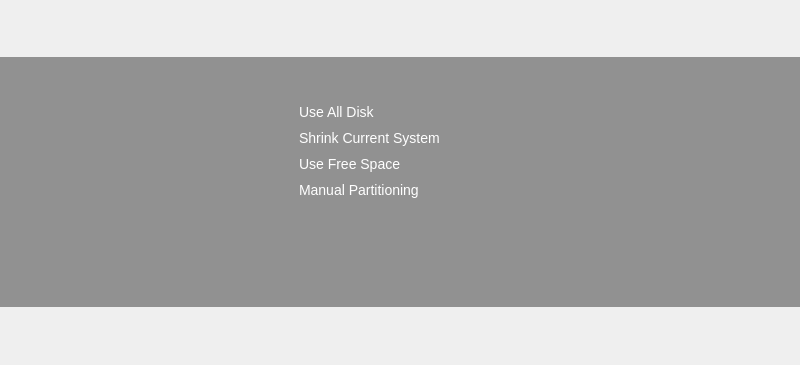
<?xml version="1.0" encoding="UTF-8"?>
<ui version="4.0">
 <class>AutoPartWidget</class>
 <widget class="QWidget" name="AutoPartWidget">
  <property name="geometry">
   <rect>
    <x>0</x>
    <y>0</y>
    <width>800</width>
    <height>365</height>
   </rect>
  </property>
  <property name="windowTitle">
   <string/>
  </property>
  <property name="styleSheet">
   <string notr="true"/>
  </property>
  <layout class="QGridLayout" name="gridLayout_2">
   <property name="horizontalSpacing">
    <number>0</number>
   </property>
   <property name="verticalSpacing">
    <number>30</number>
   </property>
   <property name="margin">
    <number>0</number>
   </property>
   <item row="0" column="0">
    <widget class="QFrame" name="frame">
     <property name="sizePolicy">
      <sizepolicy hsizetype="Expanding" vsizetype="Maximum">
       <horstretch>0</horstretch>
       <verstretch>0</verstretch>
      </sizepolicy>
     </property>
     <property name="minimumSize">
      <size>
       <width>600</width>
       <height>250</height>
      </size>
     </property>
     <property name="maximumSize">
      <size>
       <width>16777215</width>
       <height>250</height>
      </size>
     </property>
     <property name="styleSheet">
      <string notr="true">#frame{
	background-color: rgba(0,0,0,100);
	background-repeat: no-repeat;
}


QListView {
     show-decoration-selected: 1; /* make the selection span the entire width of the view */
 }

 QListView::item{
	border-radius: 2px;
    border:0px;
padding: 5px
}

 QListView::item:selected {
border:0px;
 }
</string>
     </property>
     <property name="frameShape">
      <enum>QFrame::NoFrame</enum>
     </property>
     <property name="frameShadow">
      <enum>QFrame::Plain</enum>
     </property>
     <property name="lineWidth">
      <number>0</number>
     </property>
     <layout class="QGridLayout" name="gridLayout_4">
      <property name="leftMargin">
       <number>0</number>
      </property>
      <property name="topMargin">
       <number>10</number>
      </property>
      <property name="rightMargin">
       <number>0</number>
      </property>
      <property name="bottomMargin">
       <number>10</number>
      </property>
      <property name="horizontalSpacing">
       <number>30</number>
      </property>
      <property name="verticalSpacing">
       <number>0</number>
      </property>
      <item row="0" column="2">
       <layout class="QHBoxLayout" name="horizontalLayout_2">
        <property name="spacing">
         <number>30</number>
        </property>
        <item>
         <widget class="QLabel" name="pix">
          <property name="maximumSize">
           <size>
            <width>230</width>
            <height>16777215</height>
           </size>
          </property>
          <property name="text">
           <string/>
          </property>
          <property name="pixmap">
           <pixmap>:/gui/pics/partitionmanager-big.png</pixmap>
          </property>
          <property name="scaledContents">
           <bool>false</bool>
          </property>
          <property name="wordWrap">
           <bool>false</bool>
          </property>
         </widget>
        </item>
        <item>
         <widget class="QListWidget" name="autopartType">
          <property name="sizePolicy">
           <sizepolicy hsizetype="Fixed" vsizetype="Preferred">
            <horstretch>0</horstretch>
            <verstretch>0</verstretch>
           </sizepolicy>
          </property>
          <property name="minimumSize">
           <size>
            <width>0</width>
            <height>0</height>
           </size>
          </property>
          <property name="maximumSize">
           <size>
            <width>16777215</width>
            <height>165</height>
           </size>
          </property>
          <property name="styleSheet">
           <string notr="true">#autopartType{
background-color: rgba(255, 255, 255, 0);
color: white;
border:0px;
font-size: 14px;
text-decoration: normal;
}</string>
          </property>
          <property name="frameShape">
           <enum>QFrame::NoFrame</enum>
          </property>
          <property name="lineWidth">
           <number>0</number>
          </property>
          <property name="verticalScrollBarPolicy">
           <enum>Qt::ScrollBarAlwaysOff</enum>
          </property>
          <property name="horizontalScrollBarPolicy">
           <enum>Qt::ScrollBarAlwaysOff</enum>
          </property>
          <property name="autoScroll">
           <bool>true</bool>
          </property>
          <property name="autoScrollMargin">
           <number>16</number>
          </property>
          <property name="alternatingRowColors">
           <bool>false</bool>
          </property>
          <property name="iconSize">
           <size>
            <width>30</width>
            <height>30</height>
           </size>
          </property>
          <property name="flow">
           <enum>QListView::TopToBottom</enum>
          </property>
          <property name="isWrapping" stdset="0">
           <bool>false</bool>
          </property>
          <property name="resizeMode">
           <enum>QListView::Adjust</enum>
          </property>
          <property name="layoutMode">
           <enum>QListView::SinglePass</enum>
          </property>
          <property name="spacing">
           <number>0</number>
          </property>
          <property name="modelColumn">
           <number>0</number>
          </property>
          <property name="uniformItemSizes">
           <bool>false</bool>
          </property>
          <property name="batchSize">
           <number>100</number>
          </property>
          <property name="sortingEnabled">
           <bool>false</bool>
          </property>
          <item>
           <property name="text">
            <string>Use All Disk</string>
           </property>
           <property name="icon">
            <iconset>
             <normaloff>:/gui/pics/partscheme-all.png</normaloff>:/gui/pics/partscheme-all.png</iconset>
           </property>
          </item>
          <item>
           <property name="text">
            <string>Shrink Current System</string>
           </property>
           <property name="icon">
            <iconset>
             <normaloff>:/gui/pics/partscheme-shrink.png</normaloff>:/gui/pics/partscheme-shrink.png</iconset>
           </property>
          </item>
          <item>
           <property name="text">
            <string>Use Free Space</string>
           </property>
           <property name="icon">
            <iconset>
             <normaloff>:/gui/pics/partscheme-freespace.png</normaloff>:/gui/pics/partscheme-freespace.png</iconset>
           </property>
          </item>
          <item>
           <property name="text">
            <string>Manual Partitioning</string>
           </property>
           <property name="icon">
            <iconset>
             <normaloff>:/gui/pics/partscheme-all.png</normaloff>:/gui/pics/partscheme-all.png</iconset>
           </property>
          </item>
         </widget>
        </item>
       </layout>
      </item>
      <item row="0" column="3">
       <spacer name="horizontalSpacer_2">
        <property name="orientation">
         <enum>Qt::Horizontal</enum>
        </property>
        <property name="sizeHint" stdset="0">
         <size>
          <width>40</width>
          <height>20</height>
         </size>
        </property>
       </spacer>
      </item>
      <item row="0" column="0">
       <spacer name="horizontalSpacer">
        <property name="orientation">
         <enum>Qt::Horizontal</enum>
        </property>
        <property name="sizeHint" stdset="0">
         <size>
          <width>40</width>
          <height>20</height>
         </size>
        </property>
       </spacer>
      </item>
     </layout>
    </widget>
   </item>
  </layout>
 </widget>
 <resources>
  <include location="../../data.qrc"/>
 </resources>
 <connections/>
</ui>
